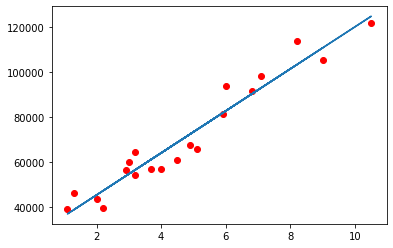

This figure's Python source:
# -*- coding: utf-8 -*-
"""
Created on Sat Sep  7 14:56:31 2019

@author: Sriharsha Komera
"""

import numpy as np
import pandas as pd
import matplotlib.pyplot as plt


dataset= pd.read_csv("F:/Krish/Simple linear/Salary.csv")

# divide dataset into x and y
X=dataset.iloc[:,:-1].values
y=dataset.iloc[:,1].values

# splitting the data based on train and test

from sklearn.model_selection import train_test_split

X_train,X_test,y_train,y_test=train_test_split(X,y,test_size=1/3,random_state=0)

from sklearn.linear_model import LinearRegression
SLR=LinearRegression()
SLR.fit(X_train,y_train)
y_predict=SLR.predict(X_test)

#implementation of the graph

plt.scatter(X_train,y_train,color='red')
plt.plot(X_train,SLR.predict(X_train))
plt.show()

from sklearn.metrics import r2_score
r2_score(y_test,y_predict)
